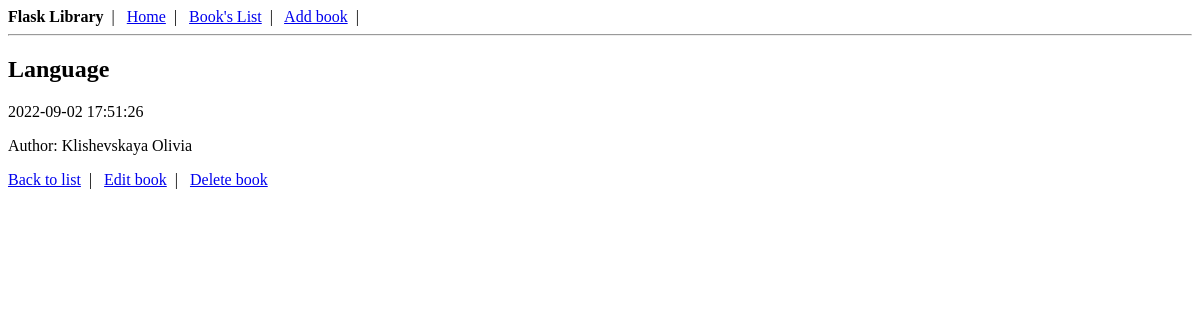
The app's page /books/details/4, older data.
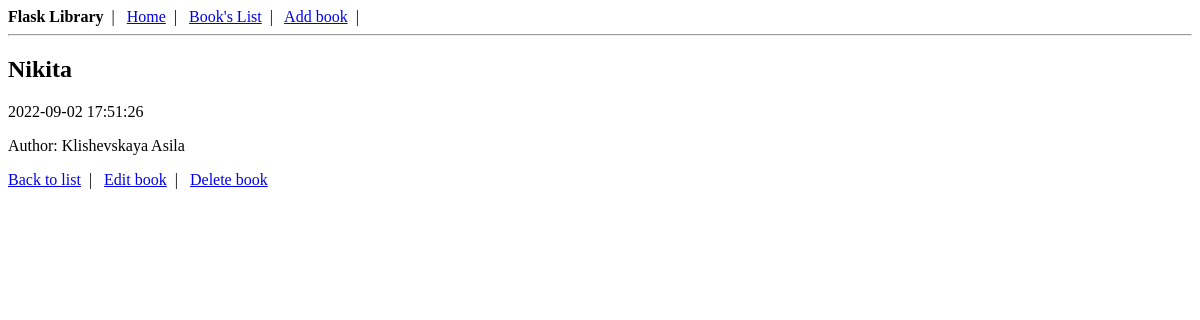
The same page, newer data.
### tables this page shows
CREATE TABLE books (
    id INTEGER PRIMARY KEY AUTOINCREMENT,
    title TEXT NOT NULL,
    author TEXT NOT NULL,
    created TIMESTAMP NOT NULL DEFAULT CURRENT_TIMESTAMP,
    updated TIMESTAMP NOT NULL DEFAULT CURRENT_TIMESTAMP
);

### application.py (the view)
@app.route('/books/details/<int:book_id>')
def detail_book(book_id):
    conn = get_connection()
    book = conn.execute('SELECT * FROM books WHERE id = ?;', (book_id,)).fetchone()
    conn.close()
    if book is None:
        abort(404)
    return render_template('books/details.html', book=book)

### application.py (called while the page is built)
def get_connection():
    conn = sqlite3.connect('book_db.sqlite')
    conn.row_factory = sqlite3.Row
    return conn

### templates/books/details.html (shortened to what this page needs)
{% extends 'base.html' %}
{% block content %}
    <h2>{{ book.title }}</h2>
    <span>{{ book.created }}</span>
    <p>Author: {{ book.author }}</p>
    <div>
        <a href="{{ url_for('list_books') }}">Back to list</a>&nbsp;&nbsp;|&nbsp;&nbsp;
        <a href="{{ url_for('edit_book', book_id=book.id) }}">Edit book</a>&nbsp;&nbsp;|&nbsp;&nbsp;
        <a href="{{ url_for('delete_book', book_id=book.id) }}">Delete book</a>
    </div>
{% endblock %}

Row changes from the older to the newer data that the page shows:
changed books: title "Language" → "Nikita"; author "Klishevskaya Olivia" → "Klishevskaya Asila"
